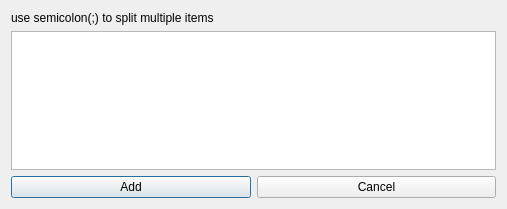
<?xml version="1.0" encoding="UTF-8"?>
<ui version="4.0">
 <class>AddItemsDialog</class>
 <widget class="QDialog" name="AddItemsDialog">
  <property name="geometry">
   <rect>
    <x>0</x>
    <y>0</y>
    <width>507</width>
    <height>209</height>
   </rect>
  </property>
  <property name="windowTitle">
   <string>Add Items</string>
  </property>
  <layout class="QVBoxLayout" name="verticalLayout">
   <item>
    <widget class="QLabel" name="itemsLabel">
     <property name="text">
      <string>use semicolon(;) to split multiple items</string>
     </property>
    </widget>
   </item>
   <item>
    <widget class="QTextEdit" name="itemsEdit"/>
   </item>
   <item>
    <layout class="QHBoxLayout" name="horizontalLayout">
     <item>
      <widget class="QPushButton" name="addButton">
       <property name="text">
        <string>Add</string>
       </property>
      </widget>
     </item>
     <item>
      <widget class="QPushButton" name="cancelButton">
       <property name="text">
        <string>Cancel</string>
       </property>
      </widget>
     </item>
    </layout>
   </item>
  </layout>
 </widget>
 <resources/>
 <connections>
  <connection>
   <sender>cancelButton</sender>
   <signal>clicked()</signal>
   <receiver>AddItemsDialog</receiver>
   <slot>reject()</slot>
   <hints>
    <hint type="sourcelabel">
     <x>375</x>
     <y>182</y>
    </hint>
    <hint type="destinationlabel">
     <x>253</x>
     <y>104</y>
    </hint>
   </hints>
  </connection>
 </connections>
</ui>
